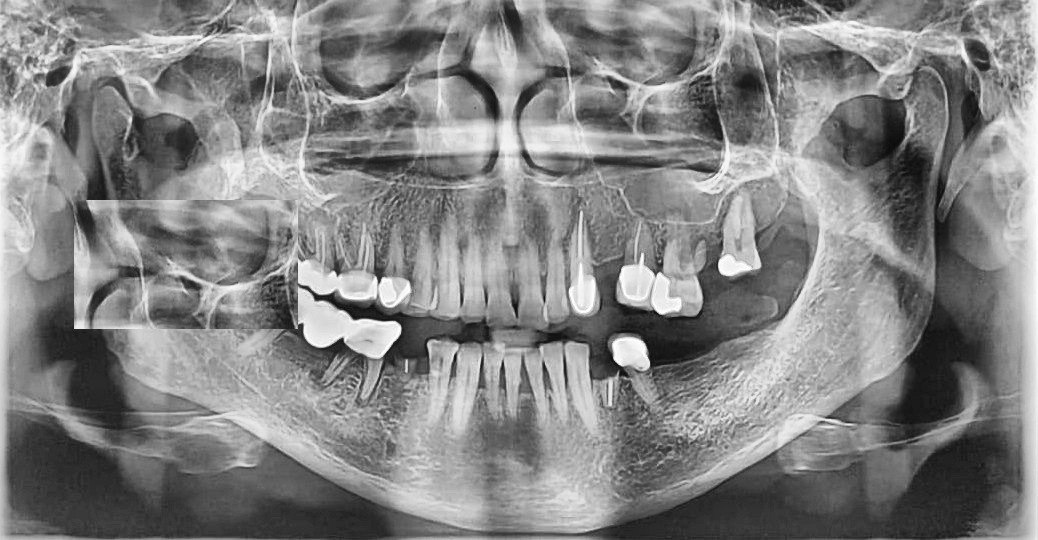
#> input picture data/dataset_dental/alterada_digitalmente/0008_Dental_OPG_XRAY_Dataset_Dental_OPG_(Classification)_Healthy_Teeth_106_digital.jpg, 1038 x 540 px, given as the content of the folder data/dataset_dental/real, which was not available
$ python synthesize_training_variants.py
#> lines starting #> are read from the running program, lines starting #| are printed output that depends on the picture; pictures that were not available may be replaced by others from this repository, and a replacement may not be noted
#> in main, image is the input picture: PIL image 1038x540 RGB; min 10, max 255, mean 131.2
from __future__ import annotations

import argparse
import random
import shutil
from pathlib import Path

from PIL import Image, ImageDraw, ImageFilter


IMAGE_EXTENSIONS = {".png", ".jpg", ".jpeg", ".webp", ".bmp", ".tif", ".tiff"}


def parse_args() -> argparse.Namespace:
    parser = argparse.ArgumentParser(
        description="Cria exemplos sinteticos de imagens alteradas para bootstrapping do treino.",
    )
    parser.add_argument("--dataset-dir", default="data/dataset_dental")
    parser.add_argument("--source-class", default="real")
    parser.add_argument("--limit", type=int, default=250)
    parser.add_argument("--seed", type=int, default=7)
    return parser.parse_args()


def iter_images(folder: Path) -> list[Path]:
    return sorted(
        path
        for path in folder.rglob("*")
        if path.is_file() and path.suffix.lower() in IMAGE_EXTENSIONS
    )


def draw_manual_marks(image: Image.Image) -> Image.Image:
    image = image.convert("RGB")
    draw = ImageDraw.Draw(image)
    width, height = image.size
#> width = 1038; height = 540
    color = random.choice([(255, 0, 0), (255, 80, 0), (0, 140, 255)])
    stroke = max(3, min(width, height) // 90)
#> stroke = 6

    for _ in range(random.randint(2, 5)):
        points = []
        start_x = random.randint(width // 8, width * 7 // 8)
        start_y = random.randint(height // 8, height * 7 // 8)
        for step in range(random.randint(4, 8)):
            points.append(
                (
                    max(0, min(width - 1, start_x + random.randint(-width // 8, width // 8) * step // 3)),
                    max(0, min(height - 1, start_y + random.randint(-height // 8, height // 8) * step // 3)),
                )
            )
        draw.line(points, fill=color, width=stroke, joint="curve")

    if random.random() < 0.6:
        x0 = random.randint(width // 5, width * 3 // 5)
        y0 = random.randint(height // 5, height * 3 // 5)
        x1 = min(width - 1, x0 + random.randint(width // 8, width // 3))
        y1 = min(height - 1, y0 + random.randint(height // 8, height // 3))
        draw.ellipse((x0, y0, x1, y1), outline=color, width=stroke)
    return image


def apply_digital_edit(image: Image.Image) -> Image.Image:
    image = image.convert("RGB")
    width, height = image.size
#> width = 1038; height = 540
    edited = image.copy()

    crop_w = random.randint(max(8, width // 10), max(16, width // 4))
#> crop_w = 249
    crop_h = random.randint(max(8, height // 10), max(16, height // 4))
#> crop_h = 94
    src_x = random.randint(0, max(0, width - crop_w))
#> src_x = 348
    src_y = random.randint(0, max(0, height - crop_h))
#> src_y = 355
    dst_x = random.randint(0, max(0, width - crop_w))
#> dst_x = 358
    dst_y = random.randint(0, max(0, height - crop_h))
#> dst_y = 304

    patch = image.crop((src_x, src_y, src_x + crop_w, src_y + crop_h))
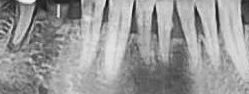
#> patch: PIL image 249x94 RGB; min 16, max 249, mean 152.2
    if random.random() < 0.7:
        patch = patch.filter(ImageFilter.GaussianBlur(radius=random.uniform(1.5, 4.0)))
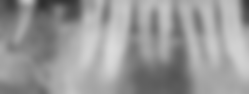
#> patch: PIL image 249x94 RGB; min 46, max 219, mean 152.2
    edited.paste(patch, (dst_x, dst_y))
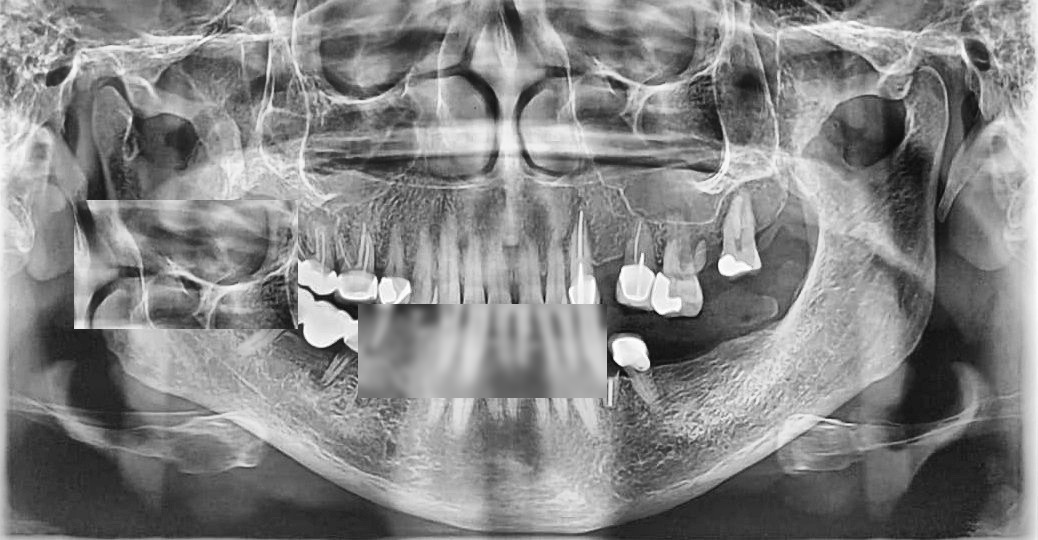
#> edited: PIL image 1038x540 RGB; min 10, max 255, mean 132

    if random.random() < 0.5:
        overlay = Image.new("RGB", (crop_w, crop_h), random.choice([(245, 245, 245), (30, 30, 30)]))
#> overlay: PIL image 249x94 RGB; every value is 245
        edited.paste(overlay, (src_x, src_y))
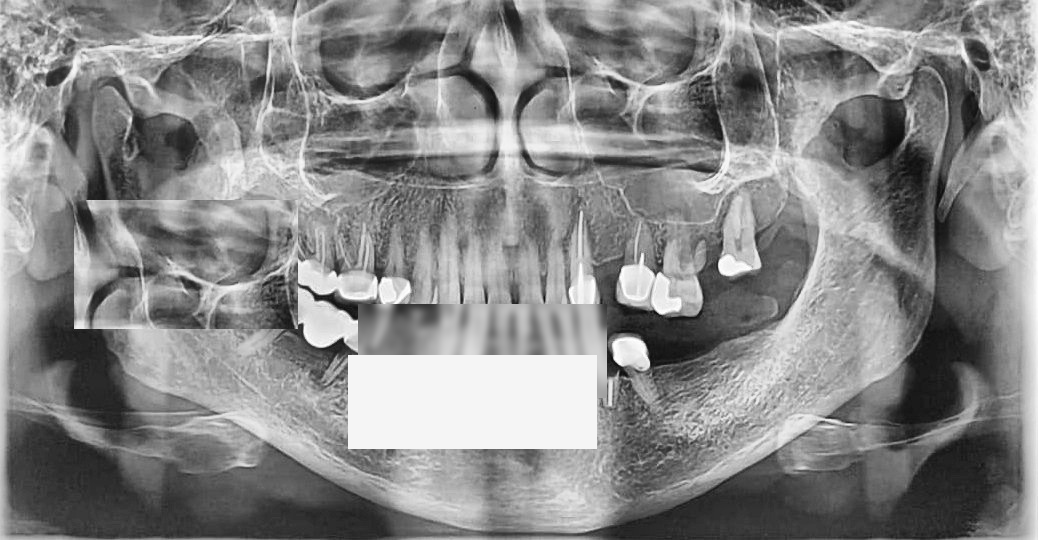
#> edited: PIL image 1038x540 RGB; min 10, max 255, mean 135.9
    return edited


def main() -> int:
    args = parse_args()
    random.seed(args.seed)

    dataset_dir = Path(args.dataset_dir)
    source_dir = dataset_dir / args.source_class
    manual_dir = dataset_dir / "alterada_manualmente"
    digital_dir = dataset_dir / "alterada_digitalmente"
    manual_dir.mkdir(parents=True, exist_ok=True)
    digital_dir.mkdir(parents=True, exist_ok=True)

    images = iter_images(source_dir)
    if not images:
        raise SystemExit(f"Nenhuma imagem encontrada em {source_dir}")

    selected = random.sample(images, min(args.limit, len(images)))
    for index, image_path in enumerate(selected, start=1):
        with Image.open(image_path) as image:
            manual = draw_manual_marks(image.copy())
            digital = apply_digital_edit(image.copy())

        stem = f"{index:04d}_{image_path.stem}"
        manual.save(manual_dir / f"{stem}_manual.jpg", quality=92)
        digital.save(digital_dir / f"{stem}_digital.jpg", quality=92)

    indeterminate_dir = dataset_dir / "indeterminado"
    indeterminate_dir.mkdir(parents=True, exist_ok=True)
    for index, image_path in enumerate(selected[: max(1, len(selected) // 5)], start=1):
        destination = indeterminate_dir / f"{index:04d}_{image_path.stem}_low_quality.jpg"
        with Image.open(image_path) as image:
            low_quality = image.convert("RGB").resize(
                (max(64, image.width // 4), max(64, image.height // 4))
            ).filter(ImageFilter.GaussianBlur(radius=2.0))
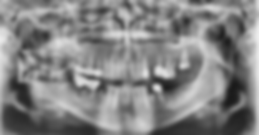
#> low_quality: PIL image 259x135 RGB; min 26, max 238, mean 131.2
            low_quality.save(destination, quality=35)

    print(f"Alteradas manualmente: {len(selected)}")
    print(f"Alteradas digitalmente: {len(selected)}")
    print(f"Indeterminadas sinteticas: {max(1, len(selected) // 5)}")
    return 0


if __name__ == "__main__":
    raise SystemExit(main())
#> (the program exits here)

$ run again, on data/dataset_dental/alterada_manualmente/0022_Dental_OPG_XRAY_Dataset_Dental_OPG_(Object_Detection)_Augmented_Dataset_train_images_240_jpg.rf.d582cd26a52422d81094a933ccc6b5c8_manual.jpg
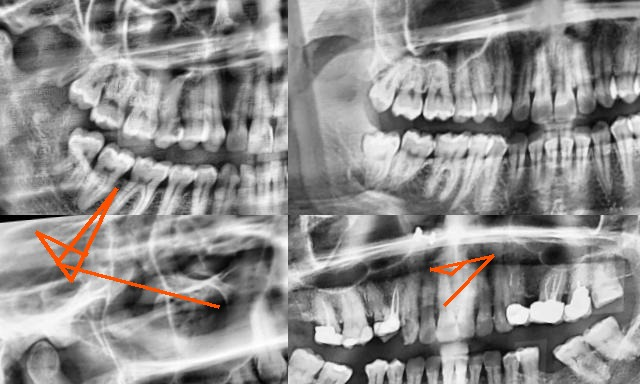
#> input picture data/dataset_dental/alterada_manualmente/0022_Dental_OPG_XRAY_Dataset_Dental_OPG_(Object_Detection)_Augmented_Dataset_train_images_240_jpg.rf.d582cd26a52422d81094a933ccc6b5c8_manual.jpg, 640 x 384 px, given as the content of the folder data/dataset_dental/real, which was not available
#> in main, image is the input picture: PIL image 640x384 RGB; mean R, G, B 143.1, 141.5, 140.7
#> x0 = 165
#> y0 = 106
#> x1 = 376
#> y1 = 207
#> crop_w = 85
#> crop_h = 86
#> src_x = 350
#> src_y = 77
#> dst_x = 500
#> dst_y = 215
#> in apply_digital_edit, `patch = patch.filter(ImageFilter.GaussianBlur(radius=random.uniform(1...`:
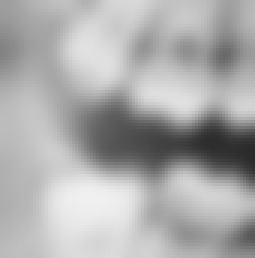
#> patch: PIL image 85x86 RGB (shown 3 times larger); min 42, max 240, mean 171.5
#> in main, `low_quality = image.convert("RGB").resize( (max(64, image.width // 4),..`:
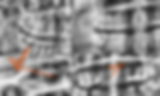
#> low_quality: PIL image 160x96 RGB; mean R, G, B 143.1, 141.5, 140.7

$ run again, on data/dataset_dental/alterada_manualmente/0035_Dental_OPG_XRAY_Dataset_Dental_OPG_(Classification)_Caries_163_manual.jpg
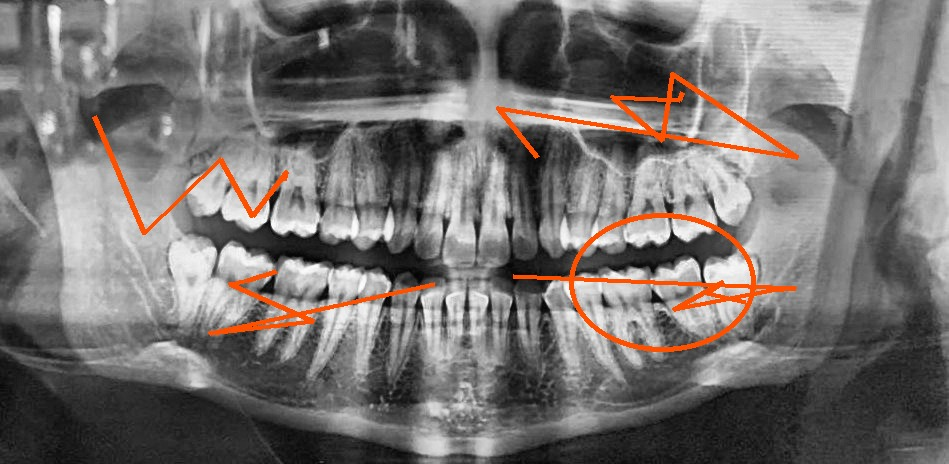
#> input picture data/dataset_dental/alterada_manualmente/0035_Dental_OPG_XRAY_Dataset_Dental_OPG_(Classification)_Caries_163_manual.jpg, 949 x 464 px, given as the content of the folder data/dataset_dental/real, which was not available
#> in main, image is the input picture: PIL image 949x464 RGB; mean R, G, B 117.3, 112.9, 110.9
#> crop_w = 203
#> crop_h = 86
#> src_x = 476
#> src_y = 299
#> dst_x = 464
#> dst_y = 185
#> in apply_digital_edit, `patch = patch.filter(ImageFilter.GaussianBlur(radius=random.uniform(1...`:
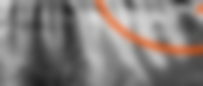
#> patch: PIL image 203x86 RGB; mean R, G, B 131.2, 124.8, 121.8
#> in main, `low_quality = image.convert("RGB").resize( (max(64, image.width // 4),..`:
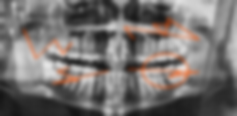
#> low_quality: PIL image 237x116 RGB; mean R, G, B 117.3, 112.9, 110.9

$ run again, on data/dataset_dental/indeterminado/0002_Dental_OPG_XRAY_Dataset_Dental_OPG_(Classification)_Healthy_Teeth_229_low_quality.jpg
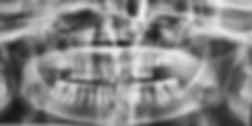
#> input picture data/dataset_dental/indeterminado/0002_Dental_OPG_XRAY_Dataset_Dental_OPG_(Classification)_Healthy_Teeth_229_low_quality.jpg, 252 x 126 px, given as the content of the folder data/dataset_dental/real, which was not available
#> in main, image is the input picture: PIL image 252x126 RGB; min 21, max 241, mean 133.1
#> x0 = 93
#> y0 = 34
#> x1 = 155
#> y1 = 62
#> in main, `manual = draw_manual_marks(image.copy())`:
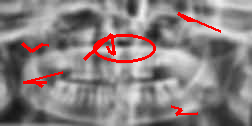
#> manual: PIL image 252x126 RGB; mean R, G, B 136.8, 128.2, 128.2
#> crop_w = 27
#> crop_h = 14
#> src_x = 195
#> src_y = 71
#> dst_x = 146
#> dst_y = 101
#> in main, `low_quality = image.convert("RGB").resize( (max(64, image.width // 4),..`:
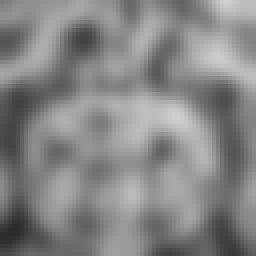
#> low_quality: PIL image 64x64 RGB (shown 4 times larger); min 42, max 207, mean 133.2
